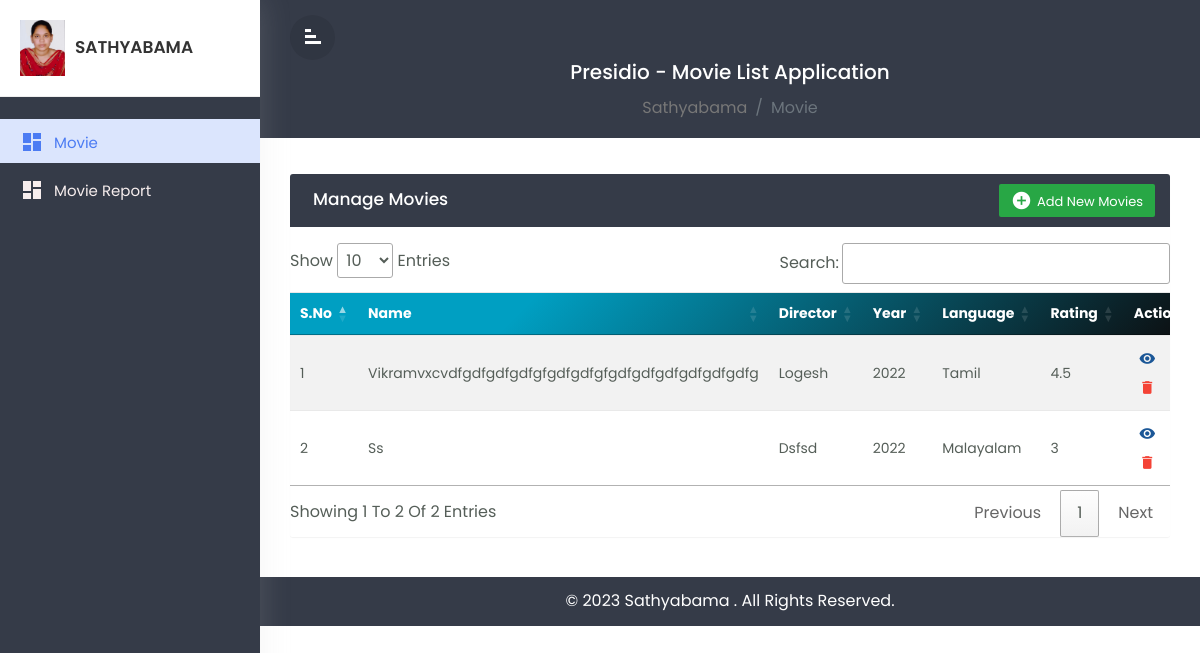
Before: / with the older database file.
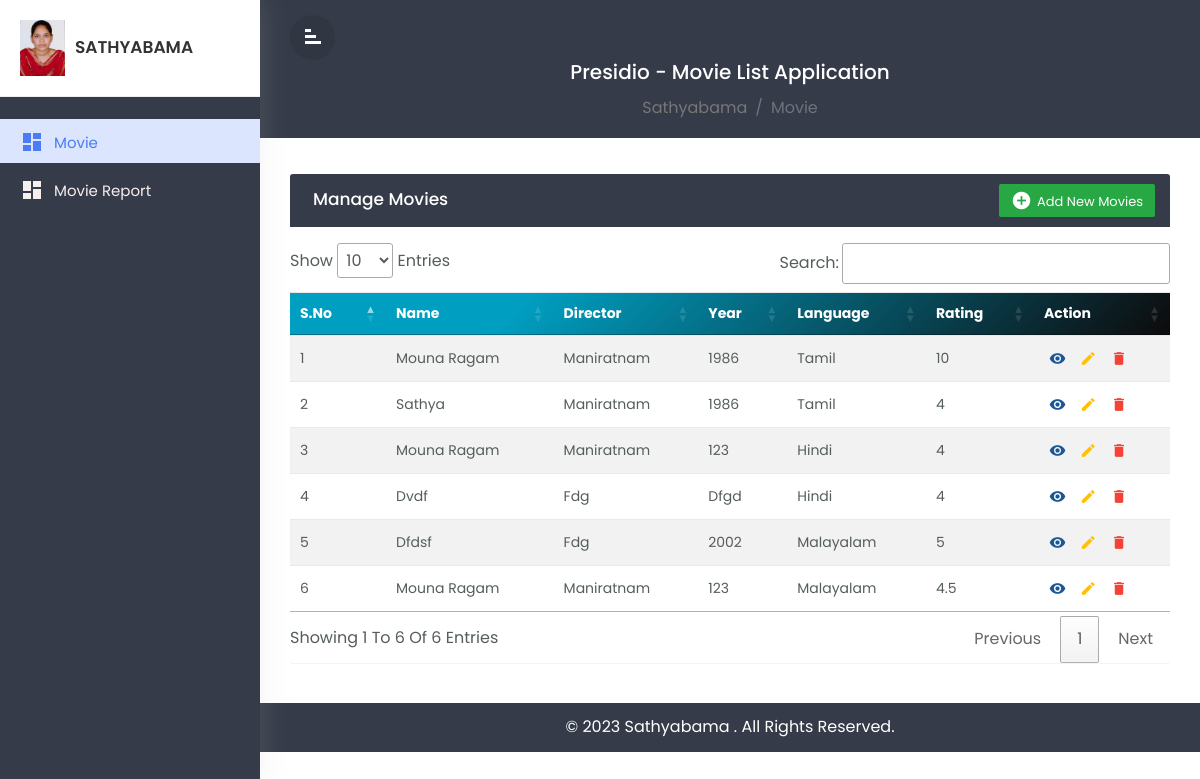
After: the same page with the newer database file.
### tables this page shows
CREATE TABLE IF NOT EXISTS `movie` (
  `ID` int NOT NULL AUTO_INCREMENT,
  `M_name` varchar(100) NOT NULL,
  `Director` varchar(60) NOT NULL,
  `Actor` varchar(60) NOT NULL,
  `M_image` varchar(60) NOT NULL,
  `Music` varchar(70) NOT NULL,
  `Rel_yr` varchar(28) NOT NULL,
  `Lang` varchar(50) NOT NULL,
  `gener` varchar(20) NOT NULL,
  `Rating` float NOT NULL,
  PRIMARY KEY (`ID`)
);

### index.php (the view, shortened to what this page needs)
<?php
include 'config.php';
?>
<html lang="en">
<head>
    <link rel="stylesheet" href="css/bootstrap.min.css">
    <link rel="stylesheet" href="css/custom.css">
    <link href="https://cdn.datatables.net/1.13.7/css/jquery.dataTables.min.css" rel="stylesheet">
    <link rel="stylesheet" href="//cdn.jsdelivr.net/npm/alertifyjs@1.13.1/build/css/alertify.min.css" />
</head>
<body>
    <div class="wrapper">
        <?php
			include "sidebar.php";
			?>
        <div id="content">
            <div class="top-navbar">
                <div class="xd-topbar">
                    <div class="row">
                        <div class="col-2 col-md-1 col-lg-1 order-2 order-md-1 align-self-center">
                            <div class="xp-menubar">
                                <span class="material-icons text-white">signal_cellular_alt
                                </span>
                            </div>
                        </div>
                    </div>
                    <div class="xp-breadcrumbbar text-center">
                        <h4 class="page-title">Presidio - Movie List Application</h4>
                        <ol class="breadcrumb">
                            <li class="breadcrumb-item"><a href="#">Sathyabama</a></li>
                            <li class="breadcrumb-item active" aria-curent="page">Movie</li>
                        </ol>
                    </div>
                </div>
            </div>
            <div class="main-content">
                <div class="row">
                    <div class="col-md-12">
                        <div class="table-wrapper">
                            <div class="table-title mb-3">
                                <div class="row">
                                    <div class="col-sm-6 p-0 flex justify-content-lg-start justify-content-center">
                                        <h2 class="ml-lg-2">Manage Movies</h2>
                                    </div>
                                    <div class="col-sm-6 p-0 flex justify-content-lg-end justify-content-center">
                                        <a href="#addMovieModal" class="btn btn-success" data-toggle="modal">
                                            <i class="material-icons">&#xE147;</i>
                                            <span>Add New Movies</span>
                                        </a>
                                    </div>
                                </div>
                            </div>
                            <table id="movie" class="table table-striped table-hover">
                                <thead>
                                    <tr style="background-color: #0d0a0b; background-image: linear-gradient(315deg, #0d0a0b 0%, #009fc2 74%); color:white;">
                                        <th>S.No</th>
                                        <th>Name</th>
                                        <th>Director</th>
                                        <th>Year</th>
                                        <th>Language</th>
                                        <th>Rating</th>
                                        <th>Action</th>
                                    </tr>
                                </thead>
                                <tbody id="movie-body">
                                    <?php
							$query = "SELECT * FROM movie";
							$stmt = mysqli_prepare($db, $query);
							if ($stmt) {
								mysqli_stmt_execute($stmt);
								$result = mysqli_stmt_get_result($stmt);
								$ss = 1;
								while ($student = mysqli_fetch_assoc($result)) {
						?>
                                    <tr>
                                        <th><?php echo $ss; ?></th>
                                        <th><?= htmlspecialchars($student['M_name']) ?></th>
                                        <th><?= htmlspecialchars($student['Director']) ?></th>
                                        <th><?= htmlspecialchars($student['Rel_yr']) ?></th>
                                        <th><?= htmlspecialchars($student['Lang']) ?></th>
                                        <th><?= htmlspecialchars($student['Rating']) ?></th>
                                        <th>
                                            <a href="#" data-id="<?= htmlspecialchars($student['ID']) ?>"
                                                class="viewacBtn view">
                                                <i class="material-icons" data-toggle="tooltip"
                                                    title="View">&#xE8F4;</i>
                                            </a>
                                            <a href="#" data-id="<?= htmlspecialchars($student['ID']) ?>"
                                                class="editacBtn edit">
                                                <i class="material-icons" data-toggle="tooltip"
                                                    title="Edit">&#xE254;</i>
                                            </a>
                                            <a href="#deleteEmployeeModal"
                                                data-employee-id="<?= htmlspecialchars($student['ID']) ?>"
                                                class="delete" data-toggle="modal">
                                                <i class="material-icons" data-toggle="tooltip"
                                                    title="Delete">&#xE872;</i>
                                            </a>
                                        </th>
                                    </tr>
                                    <?php
								$ss++;
								}
							} else {
								echo "Error in prepared statement: " . mysqli_error($db);
							}
						?>
                                </tbody>
                            </table>
                        </div>
                    </div>
                </div>
            </div>
            <footer class="footer">
                <div class="container-fluid">
                    <div class="footer-in">
                        <p class="mb-0">&copy 2023 Sathyabama . All Rights Reserved.</p>
                    </div>
                </div>
            </footer>
        </div>
    </div>
</body>
</html>

### sidebar.php
<?php
$current_page = basename($_SERVER['PHP_SELF']);
?>
<div id="sidebar">
    <div class="sidebar-header">
        <h3><img src="img/sathyabama.jpg" class="img-fluid" /><span>Sathyabama</span></h3>
    </div>
    <ul class="list-unstyled component m-0">
        <li class="<?php echo ($current_page == 'index.php') ? 'active' : ''; ?>">
            <a href="index.php" class="dashboard"><i class="material-icons">dashboard</i>Movie </a>
        </li>
        <li class="<?php echo ($current_page == 'mvreport.php') ? 'active' : ''; ?>">
            <a href="mvreport.php" class="dashboard"><i class="material-icons">dashboard</i>Movie Report</a>
        </li>
    </ul>
</div>

### css/custom.css (style rules this page uses)
body,html { line-height:1.8; font-family:'Poppins',sans-serif; color:#555e58; text-transform:capitalize; font-weight:400; margin:0px; padding:0px; }
.material-icons { font-family: 'Material Icons'; font-weight: normal; font-style: normal; font-size: 24px; display: inline-block; line-height: 1; text-transform: none; letter-spacing: normal; word-wrap: normal; white-space: nowrap; direction: ltr; -webkit-font-smoothing: antialiased; text-rendering: optimizeLegibility; -moz-osx-font-smoothing: grayscale; font-feature-settings: 'liga'; }
p { font-size:15px; margin:12px 0 0; line-height:24px; }
a { color:#333; font-weight:400; }
ul,ol { padding:0px; margin:0px; list-style:none; }
a,a:hover,a:focus { color:#333; text-decoration:none; transition:all 0.3s; }
.wrapper { position:relative; width:100%; overflow:auto; }
#sidebar { position:fixed; height:100%!important; top:0; left:0; bottom:0; z-index:11; width:260px; overflow:auto; transition:all 0.3s; background-color:#353b48; box-shadow:0 0 30px 0 rgba(200 200 200 / 20%); }
@media only screen and (min-width:992px) { #content { width:calc(100% - 260px); position:relative; float:right; transition:all 0.3s; } }
#sidebar .sidebar-header { padding:20px; background-color:#fff; border-bottom:1px solid #eee; }
.sidebar-header h3 { color:#333; font-size:17px; margin:0px; text-transform:uppercase; transition:all 0.5s ease; font-weight:600; }
.sidebar-header h3 img { width:45px; margin-right:10px; }
#sidebar ul li { padding:2px 0px; }
#sidebar ul li.active> a { color:#4c7cf3; background-color:#DBE5FD; }
#sidebar ul li.active> a i { color:#4c7cf3; }
#sidebar ul.component { padding:20px 0px; }
#sidebar ul li a { padding:5px 10px 5px 20px; line-height:30px; font-size:15px; position:relative; font-weight:400; display:block; color:#f7eeee; text-transform:capitalize; }
#sidebar ul li a i { position:relative; margin-right:10px; top:6px; }
#content { position:relative; transition:all 0.5s; background-attachment:#f9fafc; }
.top-navbar { width:100%; z-index:9; position:relative; padding:15px 30px; background-color:#353b48; }
.xd-topbar { width:100%; position:relative; }
.xp-breadcrumbbar .page-title { font-size:20px; color:#fff; margin-bottom:0; margin-top:0; }
.breadcrumb { display:inline-flex; background-color:transparent; margin:0; padding:10px 0 0; }
.breadcrumb .breadcrumb-item a { color:#777777; }
.breadcrumb-item.active { color:#6c757d; }
.breadcrumb-item+.breadcrumb-item { padding-left:.5rem; }
.main-content { padding:30px 30px 0px 30px; }
.xp-menubar { border-radius:50%; width:45px; height:45px; line-height:45px; text-align:center; margin-right:20px; border:none; color:#fff; cursor:pointer; background-color:rgba(0,0,0,0.09); }
.xp-menubar span { margin:9px; padding:0px; transform:rotate(90deg); }
.table-wrapper { background-color: #fff; margin:6px 0px 40px 0px; width: 100%; overflow: auto; border-radius: 3px; box-shadow: 0 1px 1px rgb(0 0 0 / 5%); }
.table-title { background:#353b48; color:#fff; position:sticky; top:0; width:100%; left:0; padding:10px 30px; border-radius:0px 0px 0 0; }
.table-title h2 { margin:5px 0 0; font-size:17px; }
.table-title .btn { color:#fff; float:right; font-size:13px; border:none; min-width:50px; border-radius:2px; border:none; outline:none!important; margin-left:10px; }
.table-title .btn i { float:left; font-size:21px; margin-right:5px; }
.table-title .btn span { float:left; margin-top:2px; }
table.table tr th, table.table tr td { border-color:#e9e9e9; padding:8px 15px; font-size:14px; font-weight: 400; vertical-align:middle; }
table.table tr th:first-child { width:60px; }
table.table tr th:last-child { width:100px; }
table.table th i { font-size:17px; margin: 6px 5px; cursor:pointer; }
.edit { color:#FFC107; }
.view { color:#1B5797; }
.delete { color:#F44336; }
footer { background-color:#353b48; color:#fff; text-align:center; padding:10px 30px; position:relative; width:100%; }

Changed rows visible on the page:
removed movie: M_name "Vikramvxcvdfgdfgdfgdfgfgdfgdfgfgdfgdfgdfgdfgdfgdfg", Director "Logesh", Rel_yr "2022", Lang "Tamil", Rating "4.5"
removed movie: M_name "Ss", Director "Dsfsd", Rel_yr "2022", Lang "Malayalam", Rating "3"
added movie: M_name "Mouna Ragam", Director "Maniratnam", Rel_yr "1986", Lang "Tamil", Rating "10"
added movie: M_name "Sathya", Director "Maniratnam", Rel_yr "1986", Lang "Tamil", Rating "4"
added movie: M_name "Mouna Ragam", Director "Maniratnam", Rel_yr "123", Lang "Hindi", Rating "4"
added movie: M_name "Dvdf", Director "Fdg", Rel_yr "Dfgd", Lang "Hindi", Rating "4"
added movie: M_name "Dfdsf", Director "Fdg", Rel_yr "2002", Lang "Malayalam", Rating "5"
added movie: M_name "Mouna Ragam", Director "Maniratnam", Rel_yr "123", Lang "Malayalam", Rating "4.5"
Other visible differences:
text written by a page script: "Show Entries Search: Showing 1 To 2 Of 2 Entries Previous 1 Next" → "Show Entries Search: Showing 1 To 6 Of 6 Entries Previous 1 Next"
